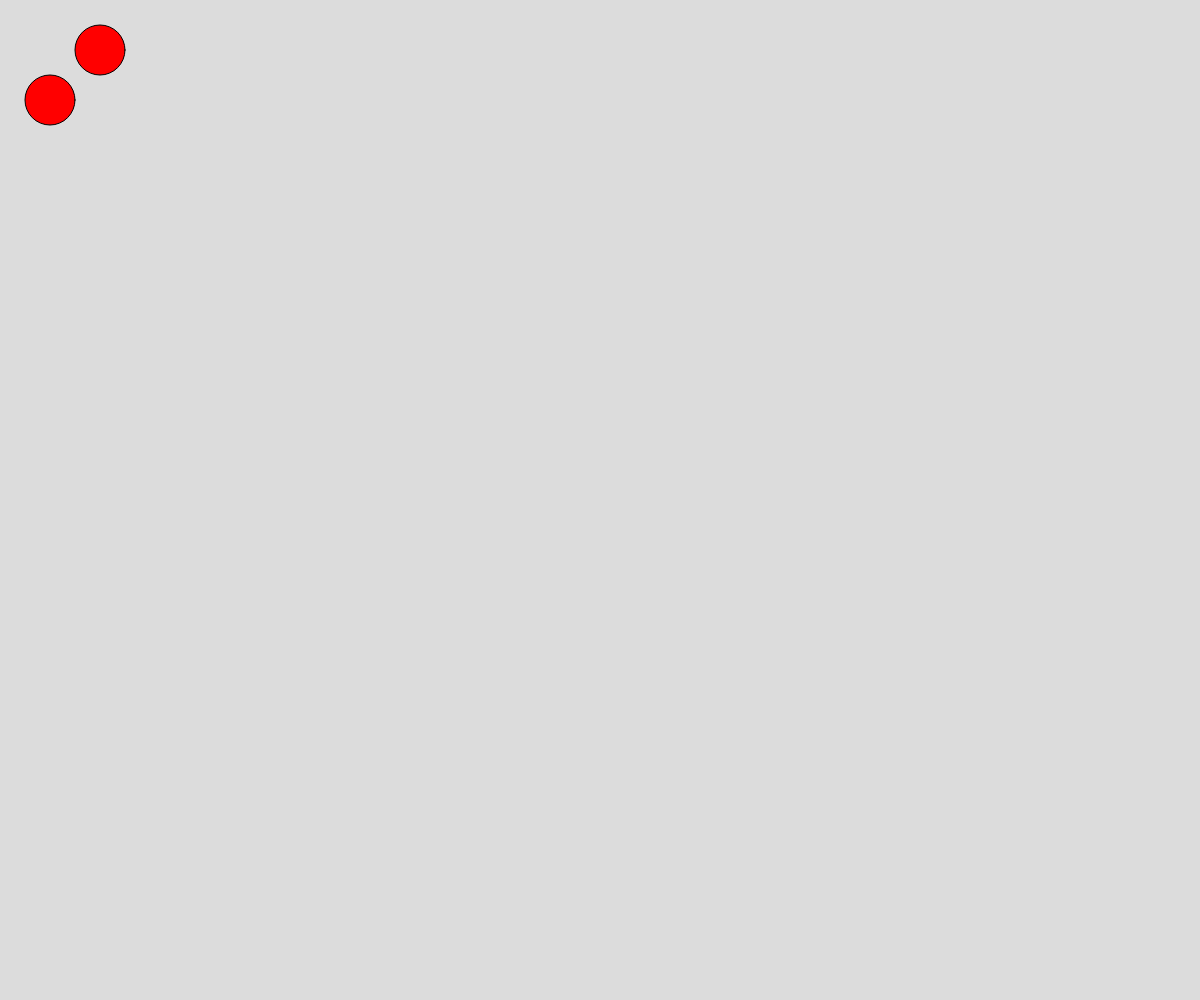
Frame 1 (no input)
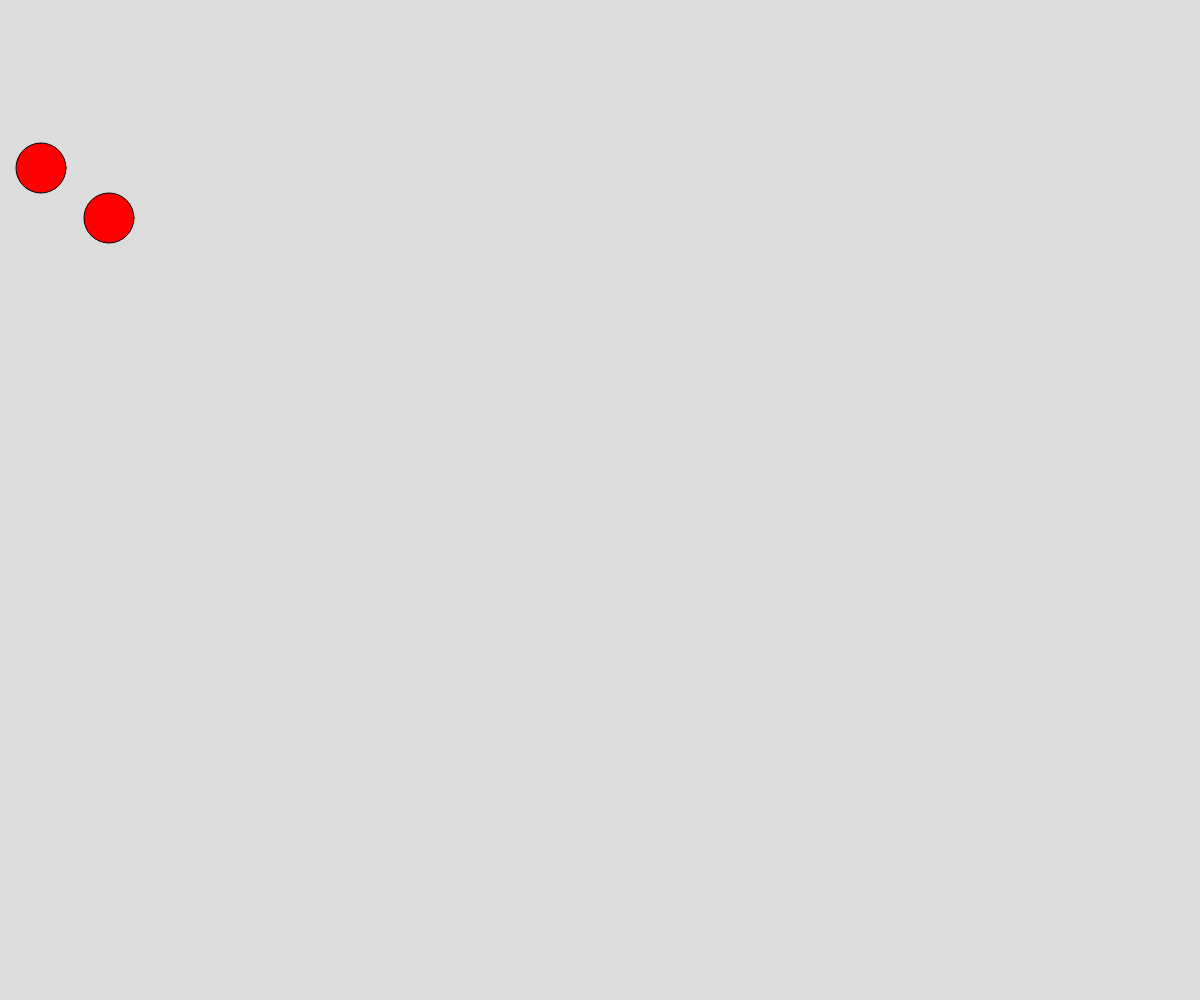
Frame 60 (no input)
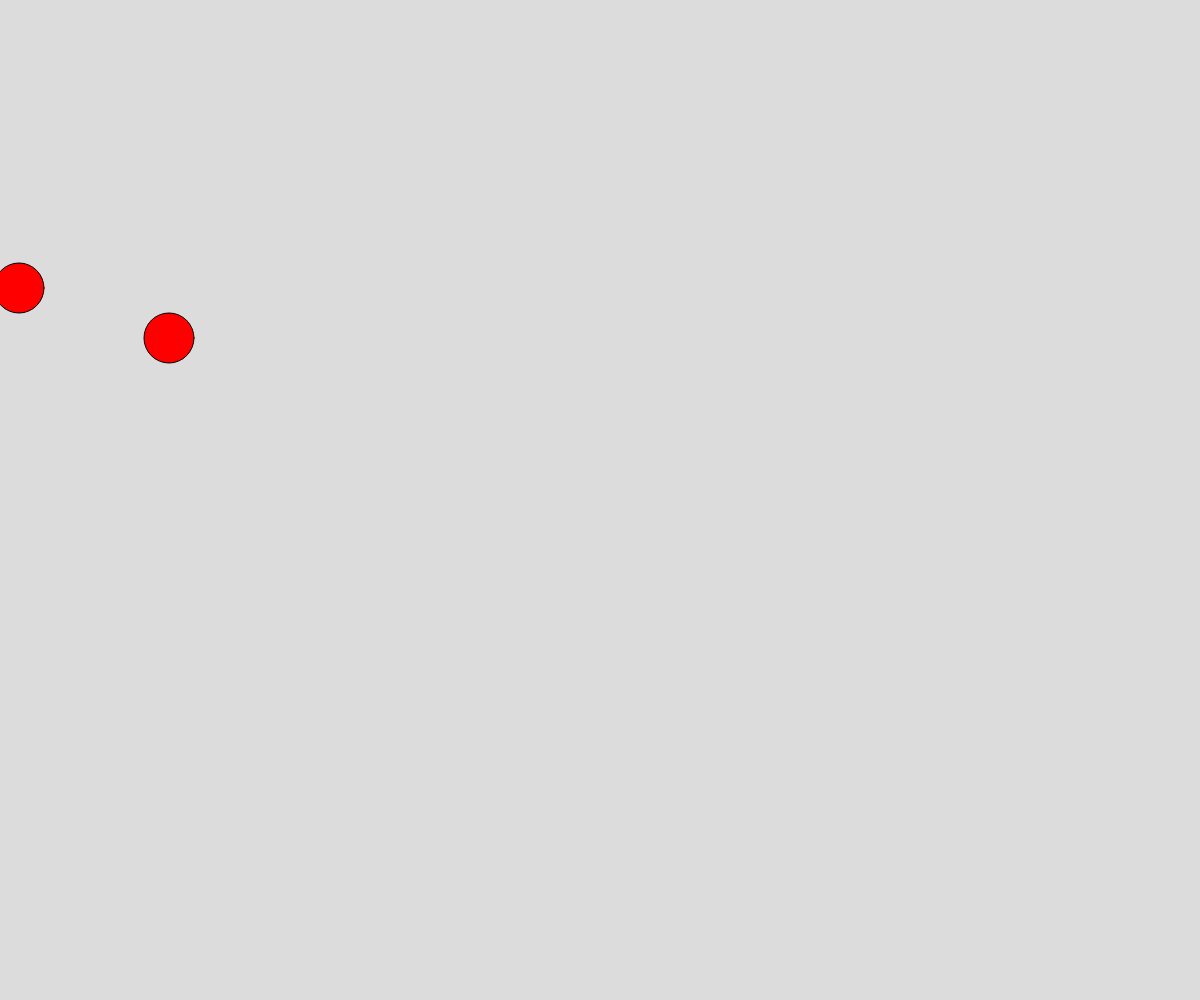
Frame 120 (the mouse pressed at the canvas centre since frame 60)

The p5.js sketch that drew these frames (run headless with seeded random() and noise() and a simulated clock; from frame 60 on, the mouse is pressed at the canvas centre):

// p5.js sketch
// ── sketch.js
let cirkel1;
let cirkel2;

class Cirkel {
  constructor(x, y, d, a, b) {
    this.x = x;
    this.y = y;
    this.d = d;
    this.a = a;
    this.b = b;
  }

  draw() {
    circle(this.x, this.y, this.d);
    this.x = this.x + this.a;
    this.y = this.y + this.b;
    this.reflect();
  }

  reflect() {
    if (this.y <= 0 || this.y >= windowHeight) {
      this.b = -this.b;
    }

    if (this.x <= 0 || this.x >= windowWidth) {
      this.a = -this.a;
    }
  }
}

function setup() {
  createCanvas(windowWidth, windowHeight);
  cirkel1 = new Cirkel(50, 100, 50, 1, 2);
  cirkel2 = new Cirkel(100, 50, 50, -1, 2);
}

function draw() {
  background(220);
  fill("red");
  stroke("black");
  cirkel1.draw();
  cirkel2.draw();
}
